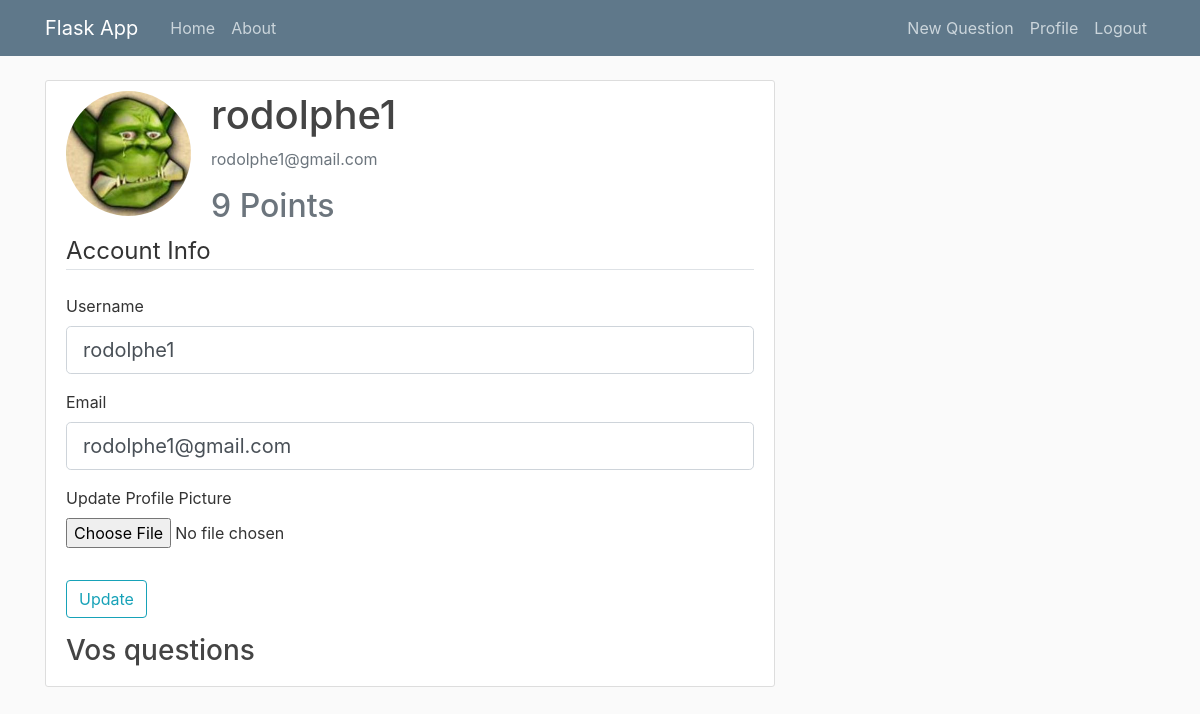
Page /account (signed in) on the earlier database version.
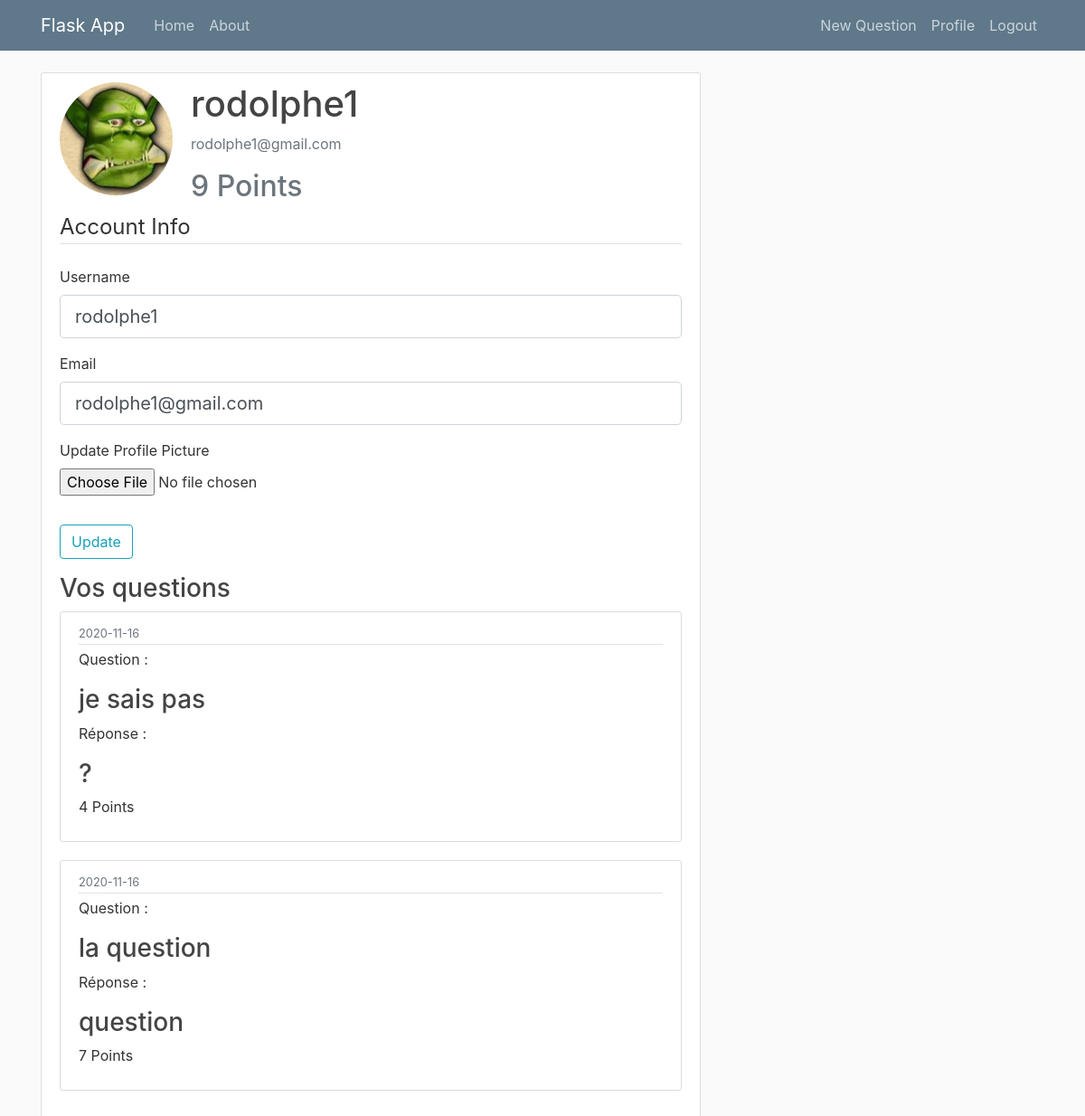
Same page on the later database version.
### webapp/models.py (models this page shows, shortened)
class Questions(db.Model):									#Create a Table named 'post' (in lowercase) inheriting from db.Model
	id = db.Column(db.Integer, primary_key=True)
	content = db.Column(db.String(20), nullable=False)
	points = db.Column(db.Integer, nullable=False)
	response = db.Column(db.String(50), nullable=False)
	date_posted = db.Column(db.DateTime, nullable=False, default=datetime.utcnow)
	user_id = db.Column(db.Integer, db.ForeignKey('user.id'), nullable=False)

### webapp/routes.py (the view)
@app.route('/account', methods=['GET', 'POST'])
@login_required												# login is required to access this page
def account():
	questions = Questions.query.all()
	form = UpdateAccountForm()
	if form.validate_on_submit():
		if form.picture.data:     							#if a data is in the picture field
			picture_file = save_picture(form.picture.data) #using the save_picture function coded before to save picture
			current_user.image_file = picture_file        # Save the picture path to the current user image_file column in the database
		current_user.email = form.email.data
		db.session.commit()
		flash('Your account has been updated', 'success')
		return redirect(url_for('account'))
	elif request.method == 'GET':																			#to write current user's informations when we go to the profile page
		form.username.data = current_user.username
		form.email.data = current_user.email
	image_file = url_for('static', filename='profile_pics/' + current_user.image_file) 						# Create a variable containing the profile pic of the user
	return render_template('account.html', title='Account', image_file=image_file, form=form, questions=questions)

### webapp/forms.py (shortened to what this page needs)
class UpdateAccountForm(FlaskForm): #Creating a class inheriting FlaskForm class (it's our form)
	username = StringField('Username', validators=[DataRequired(), Length(min=2, max=20)])	   #We need to instanciate imported classes to create each different fields, the 'Username' variable is the label in the HTML page
	email = StringField('Email', validators=[DataRequired(), Email()])
	picture = FileField('Update Profile Picture', validators=[FileAllowed(['jpg', 'png'])]) 	#picture change field
	submit = SubmitField('Update')

### webapp/models.py (called while the page is built)
@login_manager.user_loader
def load_user(user_id):
	return User.query.get(user_id)

### webapp/templates/account.html (shortened to what this page needs)
{% extends "layout.html" %}
{% block content %}
	<div class="content-section">
	  <div class="media">
	    <img class="rounded-circle account-img" src="{{ image_file }}">
	    <div class="media-body">
	      <h2 class="account-heading">{{ current_user.username }}</h2>
	      <p class="text-secondary">{{ current_user.email }}</p>
	      <h2 class="text-secondary">{{ current_user.points }} Points</h2>
	    </div>
	  </div>
			<form method="POST" action="" enctype="multipart/form-data">
				<fieldset class="form-group">
					<legend class="border-bottom mb-4">Account Info</legend>
					<div class="form-group">
						{{ form.username.label(class="form-control-label") }}
						{% if form.username.errors %}
							{{ form.username(class="form-control form-control-lg is-invalid") }}
							<div class="invalid-feedback">
								{% for error in form.username.errors %}
									<span>{{ error }}</span>
								{% endfor %}
							</div>
						{% else %}
							{{ form.username(class="form-control form-control-lg") }}
						{% endif %}
					</div>
					<div class="form-group">
						{{ form.email.label(class="form-control-label") }}
						{% if form.email.errors %}
							{{ form.email(class="form-control form-control-lg is-invalid") }}
							<div class="invalid-feedback">
								{% for error in form.email.errors %}
									<span>{{ error }}</span>
								{% endfor %}
							</div>
						{% else %}
							{{ form.email(class="form-control form-control-lg") }}
						{% endif %}
					</div>
					<div class="form-group">
						{{ form.picture.label() }}
						{{ form.picture(class="form-control-file") }}
					</div>
				</fieldset>
				<div class="form-group">
					{{ form.submit(class="btn btn-outline-info") }}
				</div>
			</form>
			<h3>Vos questions</h3>
			{% for question in questions %}
			{% if question.author.id == current_user.id %}
				<article class="media content-section">
				  	<div class="media-body">
					    <div class="article-metadata">
					    <small class="text-muted">{{ question.date_posted.strftime('%Y-%m-%d') }}</small>
					    </div>
					    <p>Question : </p>
					    <h3><a class="article-title" href="#">{{ question.content }}</a></h3>
					    <p>Réponse : </p>
					    <h3>{{ question.response }}</h3>
					    <p class="article-content">{{ question.points }} Points</p>
					</div>
				</article>
		    {% endif %}
		    {% endfor %}
	</div>
{% endblock %}

Differences in the rows shown:
added Questions: date_posted "2020-11-16", content "je sais pas", response "?", points "4"
added Questions: date_posted "2020-11-16", content "la question", response "question", points "7"
